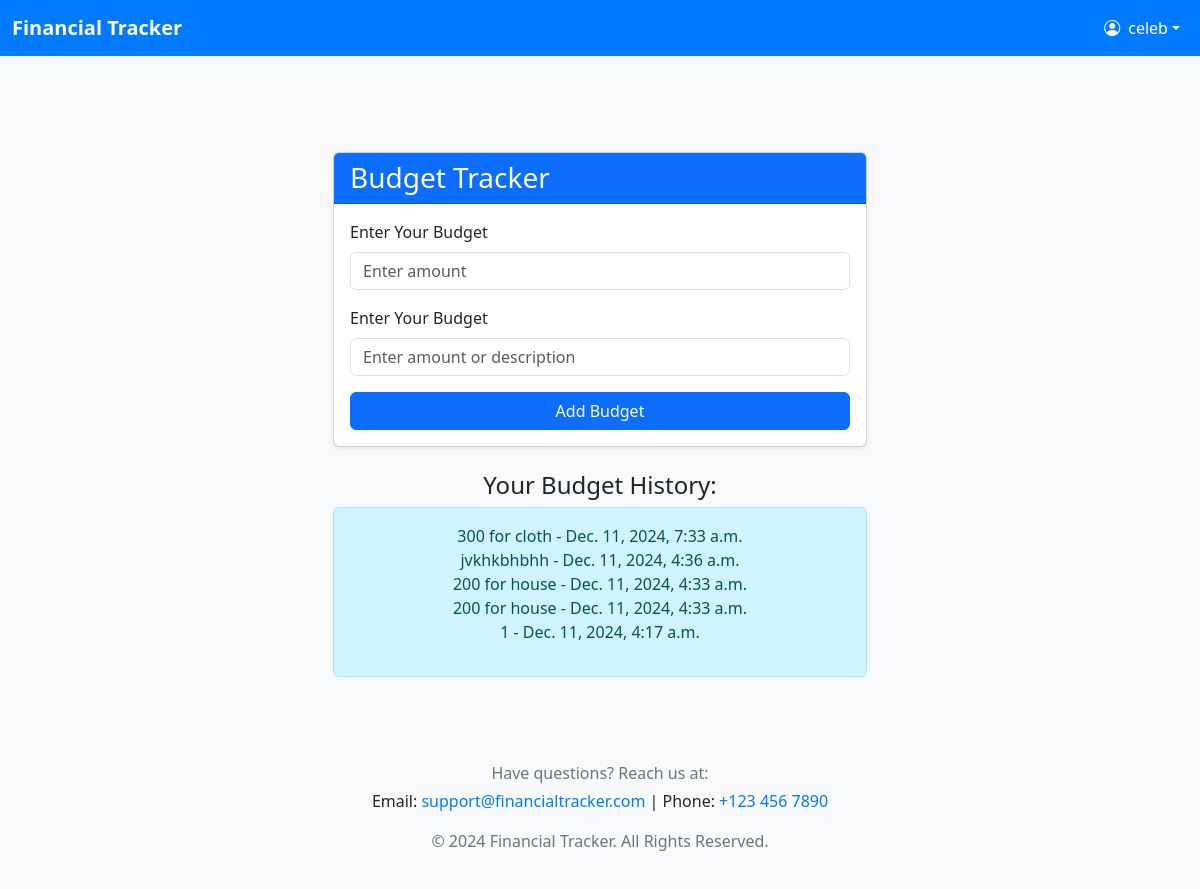
Screenshot of /addbudget/ (signed in) with the database file from the repository.
### tracker/models.py (models this page shows, shortened)
class Budget(models.Model):
    description = models.CharField(max_length=255)
    created_at = models.DateTimeField(auto_now_add=True)

### tracker/views.py (the view)
# urls.py: path('addbudget/', views.index, name='index'),
@login_required
def index(request):
    if request.method == "POST":
        description = request.POST.get('budget')
        if description:
            Budget.objects.create(description=description)
            return redirect('index')
    budgets = Budget.objects.all().order_by('-created_at')
    return render(request, 'index.html', {'budgets': budgets})

### tracker/templates/index.html (shortened to what this page needs)
{% extends "base.html" %}
{% block content %}
</head>
<body class="bg-light">
    <div class="container py-5">
        <div class="row justify-content-center">
            <div class="col-md-6">
                <div class="card shadow-sm">
                    <div class="card-header bg-primary text-white">
                        <h3 class="mb-0">Budget Tracker</h3>
                    </div>
                    <div class="card-body">
                        <form method="POST">
                             <div class="mb-3">
                                <label for="budget" class="form-label">Enter Your Budget</label>
                                <input type="number" class="form-control" id="budget" name="budget" placeholder="Enter amount" required>
                            </div>
                            <div class="mb-3">
                                <label for="budget" class="form-label">Enter Your Budget</label>
                                <input type="text" class="form-control" id="budget" name="budget" placeholder="Enter amount or description" required>
                            </div>
                            <button type="submit" class="btn btn-primary w-100">Add Budget</button>
                        </form>
                    </div>
                </div>
                <div class="mt-4">
                    <h4 class="text-center">Your Budget History:</h4>
                    <div class="alert alert-info text-center">
                        <ul class="list-unstyled">
                            {% for budget in budgets %}
                            <li>{{ budget.description }} - {{ budget.created_at }}</li>
                            {% endfor %}
                        </ul>
                    </div>
                </div>
            </div>
        </div>
    </div>
</body>
</html>
{% endblock %}

### tracker/templates/base.html (shortened to what this page needs)
<!DOCTYPE html>
<html lang="en">
<head>
    {% load static %}
    <link rel="stylesheet" href="https://cdn.jsdelivr.net/npm/bootstrap@5.3.0/dist/css/bootstrap.min.css">
    <link href="https://cdn.jsdelivr.net/npm/bootstrap-icons/font/bootstrap-icons.css" rel="stylesheet">
</head>
<body>
    <nav class="navbar navbar-expand-lg navbar-dark">
        <div class="container-fluid ">
            <a class="navbar-brand fw-bold" href="{% url 'home' %}">Financial Tracker</a>
            <div class="collapse navbar-collapse">
                <ul class="navbar-nav ms-auto">
                    {% if user.is_authenticated %}
                    <li class="nav-item dropdown">
                        <a class="nav-link dropdown-toggle d-flex align-items-center" href="#" id="userDropdown" role="button">
                            <i class="bi bi-person-circle me-2"></i> {{ user.username }}
                        </a>
                    </li>
                    {% endif %}
                </ul>
            </div>
        </div>
    </nav>
    <div class="container mt-5">
        {% block content %}{% endblock %}
    <footer class="text-center">
        <div class="container ">
            <p class="footer-text mb-1">Have questions? Reach us at:</p>
            <p class="footer-links">
                Email: <a href="mailto:support@financialtracker.com">support@financialtracker.com</a> |
                Phone: <a href="tel:+1234567890">+123 456 7890</a>
            </p>
            <p class="footer-text">&copy; 2024 Financial Tracker. All Rights Reserved.</p>
        </div>
    </footer>
</body>
</html>

### tracker/templates/base.html (style rules this page uses)
.navbar { background-color: #007bff; }
.navbar-brand, .nav-link, .dropdown-item { color: #ffffff !important; }
footer { background-color: #f8f9fa; padding: 20px 0; }
footer .footer-text { color: #6c757d; }
footer .footer-links a { color: #007bff; text-decoration: none; }

### rows the page displays
Budget: description "300 for cloth", created_at "Dec. 11, 2024, 7:33 a.m."
Budget: description "jvkhkbhbhh", created_at "Dec. 11, 2024, 4:36 a.m."
Budget: description "200 for house", created_at "Dec. 11, 2024, 4:33 a.m."
Budget: description "200 for house", created_at "Dec. 11, 2024, 4:33 a.m."
Budget: description "1", created_at "Dec. 11, 2024, 4:17 a.m."

### other values shown
{{ user.username }} "celeb"
